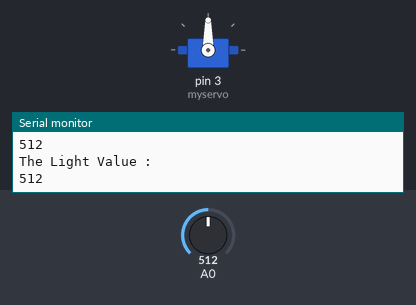
Simulated run of this sketch. Board: Arduino Uno, built with avr-gcc and run on an emulated ATmega328P. Shown: servo, the last lines printed to the serial monitor. Inputs (shaded band) come from the test bench; at power-on: A0 = 512.

Above: at 1.2 s.
1.3 s: A0 set to 374
2.8 s: A0 set to 364
At 2.96 s:
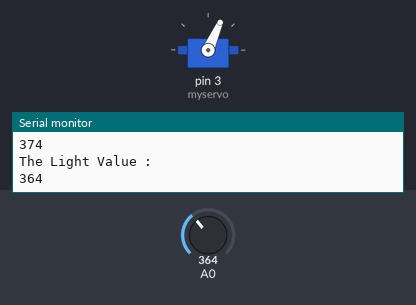
At 3.86 s:
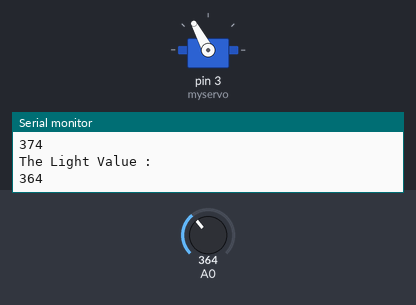
Timing chart, 0 to 11.8 s (numbered marks = the images above; inputs shaded):
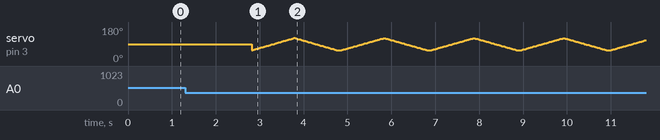

Measured:
- the behaviour switches between 365 and 364 on A0 (found by bisection; images 0 and 1)

The sketch:

module_4_2.ino
```cpp
#include<Servo.h>
Servo myservo;

void setup() {
  // put your setup code here, to run once:
  Serial.begin(9600);
  myservo.attach(3);
  myservo.write(90);
}

void loop() {
  // put your main code here, to run repeatedly:
  int LightValue = analogRead(A0);
  Serial.println("The Light Value :");
  Serial.println(LightValue);
  int max_degree = 90+(LightValue*90/1023);
  int min_degree = 90-(LightValue*90/1023);
  for(int i=min_degree;i<max_degree;i++)
  {
    myservo.write(i);
    delay(15);
  }
  for(int i=max_degree;i>=min_degree;i--)
  {
    myservo.write(i);
    delay(15);
  }
  delay(100);
}
```
